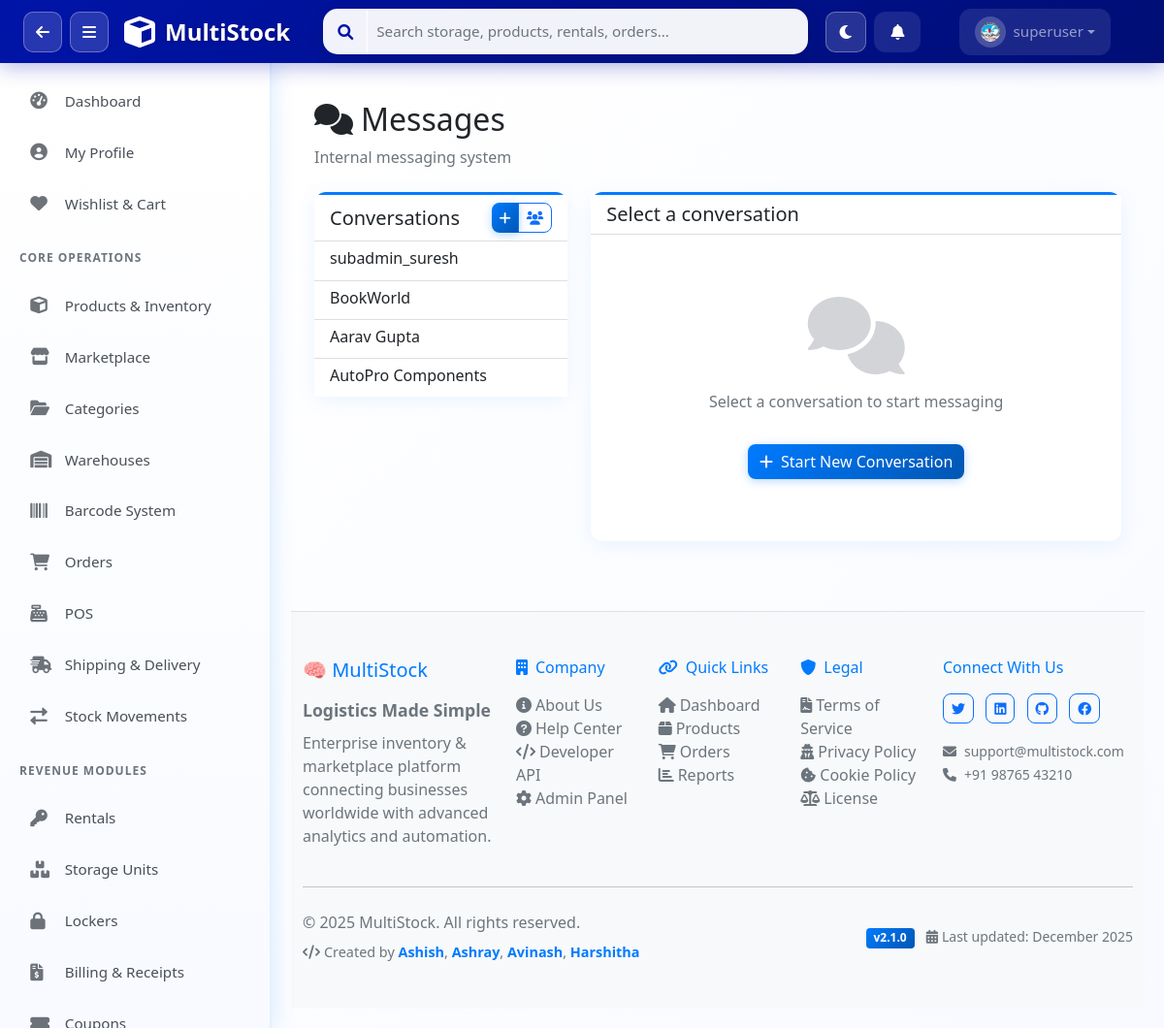
Page /messages/ (signed in) on the committed database.
### apps/users/models.py (models this page shows, shortened)
class UserProfile(models.Model):
    ROLE_CHOICES = [
        ('superadmin', 'SuperAdmin'),
        ('admin', 'Admin'),
        ('manager', 'Manager'),
        ('staff', 'Staff'),
        ('customer', 'Customer'),
    ]
    user = models.OneToOneField(User, on_delete=models.CASCADE, related_name='profile')
    role = models.CharField(max_length=20, choices=ROLE_CHOICES, default='staff')
    phone = models.CharField(max_length=20, blank=True)
    department = models.CharField(max_length=100, blank=True)
    employee_id = models.CharField(max_length=50, blank=True, unique=True, null=True)
    avatar = models.ImageField(upload_to='avatars/', blank=True, null=True)
    avatar_url = models.CharField(max_length=500, blank=True, null=True)
    bio = models.TextField(blank=True)
    is_active = models.BooleanField(default=True)
    last_login_ip = models.GenericIPAddressField(blank=True, null=True)
    created_at = models.DateTimeField(auto_now_add=True)
    updated_at = models.DateTimeField(auto_now=True)
    class Meta:
        app_label = 'users'
        verbose_name = 'User Profile'
        verbose_name_plural = 'User Profiles'

### apps/messaging/models.py (models this page shows, shortened)
class Conversation(models.Model):
    VISIBILITY_CHOICES = [
        ('public', 'Public'),
        ('private', 'Private'),
        ('hidden', 'Hidden'),
    ]
    name = models.CharField(max_length=100)
    created_by = models.ForeignKey(User, on_delete=models.CASCADE, related_name='created_conversations')
    members = models.ManyToManyField(User, related_name='conversations')
    admins = models.ManyToManyField(User, related_name='admin_conversations', blank=True)
    is_group = models.BooleanField(default=False)
    visibility = models.CharField(max_length=10, choices=VISIBILITY_CHOICES, default='public')
    avatar = models.ImageField(upload_to='conversation_avatars/', blank=True, null=True)
    description = models.TextField(blank=True)
    pinned_by = models.ManyToManyField(User, related_name='pinned_conversations', blank=True)
    muted_by = models.ManyToManyField(User, related_name='muted_conversations', blank=True)
    archived_by = models.ManyToManyField(User, related_name='archived_conversations', blank=True)
    created_at = models.DateTimeField(auto_now_add=True)
    updated_at = models.DateTimeField(auto_now=True)
    class Meta:
        ordering = ['-updated_at']
    def get_other_user(self, current_user):
        if not self.is_group:
            return self.members.exclude(id=current_user.id).first()
        return None

### apps/messaging/views.py (the view)
# urls.py: path('', views.messaging_home, name='home'),
@require_permission('messaging', 'view')
def messaging_home(request):
    try:
        UserStatus.objects.get_or_create(user=request.user, defaults={'is_online': True})
    except:
        pass
    conversations = request.user.conversations.select_related('created_by').prefetch_related(
        'members'
    ).annotate(
        last_msg_time=Max('messages__timestamp')
    ).order_by('-last_msg_time')
    conv_list = []
    for conv in conversations:
        unread = Message.objects.filter(
            conversation=conv
        ).exclude(sender=request.user).exclude(read_by=request.user).exclude(deleted_for=request.user).count()
        last_msg = Message.objects.filter(conversation=conv).order_by('-timestamp').first()
        other_user = conv.get_other_user(request.user) if not conv.is_group else None
        conv_list.append({
            'conversation': conv,
            'unread': unread,
            'last_message': last_msg,
            'other_user': other_user,
            'is_pinned': conv.pinned_by.filter(id=request.user.id).exists()
        })
    conv_list.sort(key=lambda x: (not x['is_pinned'], -(x['conversation'].updated_at.timestamp() if x['conversation'].updated_at else 0)))
    return render(request, 'messaging/home.html', {'conversations': conv_list})

### apps/permissions/context_processors.py (called while the page is built)
def user_permissions(request):
    if not request.user.is_authenticated:
        return {'user_role': 'guest', 'permissions': {}}
    user_role = get_user_role(request.user)
    permissions = PERMISSION_MATRIX.get(user_role, {})
    return {
        'user_role': user_role,
        'permissions': permissions,
    }

### templates/messaging/home.html (shortened to what this page needs)
{% extends 'base.html' %}
{% load static %}
{% block content %}
<div class="container-fluid p-4">
    <div class="mb-4">
        <h2><i class="fas fa-comments me-2"></i>Messages</h2>
        <p class="text-muted">Internal messaging system</p>
    </div>
    <div class="row g-4">
        <div class="col-md-4">
            <div class="card">
                <div class="card-header bg-white d-flex justify-content-between align-items-center">
                    <h5 class="mb-0">Conversations</h5>
                    <div class="btn-group">
                        <button class="btn btn-sm btn-primary" onclick="document.getElementById('newChatModal').style.display='block'" title="New Chat">
                            <i class="fas fa-plus"></i>
                        </button>
                        <a href="{% url 'messaging:create_group' %}" class="btn btn-sm btn-outline-primary" title="Create Group">
                            <i class="fas fa-users"></i>
                        </a>
                    </div>
                </div>
                <div class="card-body p-0">
                    <div class="list-group list-group-flush">
                        {% for conv_data in conversations %}
                        <a href="{% url 'messaging:chat' conv_data.conversation.id %}" class="list-group-item list-group-item-action {% if conv_data.is_pinned %}border-start border-primary border-3{% endif %}">
                            <div class="d-flex w-100 justify-content-between align-items-start">
                                <div class="flex-grow-1">
                                    <div class="d-flex align-items-center">
                                        <h6 class="mb-1">
                                            {% if conv_data.conversation.is_group %}
                                                <i class="fas fa-users me-1"></i>{{ conv_data.conversation.name }}
                                            {% else %}
                                                {{ conv_data.other_user.get_full_name|default:conv_data.other_user.username }}
                                            {% endif %}
                                        </h6>
                                    </div>
                                </div>
                            </div>
                        </a>
                        {% endfor %}
                    </div>
                </div>
            </div>
        </div>
        <div class="col-md-8">
            <div class="card">
                <div class="card-header bg-white">
                    <h5 class="mb-0">Select a conversation</h5>
                </div>
                <div class="card-body">
                    <div class="text-center text-muted py-5">
                        <i class="fas fa-comments" style="font-size: 5rem; opacity: 0.3;"></i>
                        <p class="mt-3">Select a conversation to start messaging</p>
                        <button class="btn btn-primary mt-3" onclick="document.getElementById('newChatModal').style.display='block'">
                            <i class="fas fa-plus me-2"></i>Start New Conversation
                        </button>
                    </div>
                </div>
            </div>
        </div>
    </div>
</div>
{% endblock %}

### templates/components/navbar_actions.html (shortened to what this page needs)
<div class="navbar-nav d-flex align-items-center">
    <button class="btn btn-link text-white me-2 px-3 py-2 position-relative"
        style="border-radius: 12px; background: rgba(255,255,255,0.1); transition: all 0.3s ease;" title="Notifications"
        onclick="toggleNotifications()" id="notificationBtn">
        <i class="fas fa-bell" id="notificationIcon"></i>
    </button>
    <div class="nav-item dropdown">
        <a class="nav-link dropdown-toggle d-flex align-items-center" href="#" role="button" data-bs-toggle="dropdown"
            style="background: rgba(255,255,255,0.1); border-radius: 12px; padding: 8px 16px; transition: all 0.3s ease;">
            <div class="me-2"
                style="background: rgba(255,255,255,0.2); padding: 6px; border-radius: 50%; width: 32px; height: 32px; display: flex; align-items: center; justify-content: center;">
                {% with avatar_url=user.customer_profile.avatar_url|default:user.profile.avatar_url|default:'' %}
                    {% if avatar_url %}
                    <img src="{{ avatar_url }}" id="navbarUserPhoto" onerror="this.style.display='none';this.nextElementSibling.style.display='flex';"
                    style="width: 20px; height: 20px; border-radius: 50%; object-fit: cover;">
                    {% else %}
                    <i class="fas fa-user" style="font-size: 0.9rem;" id="navbarUserIcon"></i>
                    {% endif %}
                {% endwith %}
            </div>
            <span style="font-weight: 500;">{{ user.username }}</span>
        </a>
    </div>
</div>

### static/css/multistock.css (style rules this page uses)
.card { box-shadow: 0 0.125rem 0.25rem rgba(0, 0, 0, 0.075); }
.card { border: none; box-shadow: 0 4px 20px rgba(0, 123, 255, 0.08); background: white; border-radius: 12px; border-top: 3px solid #007bff; transition: all 0.3s ease; }
.btn-primary { background: linear-gradient(135deg, #007bff 0%, #0056b3 100%); border: none; border-radius: 8px; box-shadow: 0 2px 10px rgba(0, 123, 255, 0.3); transition: all 0.3s ease; }
body { background: linear-gradient(135deg, #ffffff 0%, #f8faff 100%); }

### static/css/sidebar.css (style rules this page uses)
.nav-item, .nav-header { display: flex; align-items: center; padding: 0.85rem 1.2rem; color: #495057; text-decoration: none; transition: all 0.3s ease; cursor: pointer; border-radius: 10px; margin: 3px 12px; font-weight: 500; font-size: 0.95rem; }
body { display: flex; flex-direction: column; min-height: 100vh; }

### templates/base.html (style rules this page uses)
.btn { border-radius: 8px; font-weight: 500; }

### rows in the picture
UserProfile: avatar_url (picture)
Conversation: other_user.get_full_name "subadmin_suresh"
Conversation: other_user.get_full_name "BookWorld"
Conversation: other_user.get_full_name "Aarav Gupta"
Conversation: other_user.get_full_name "AutoPro Components"

### other values in the picture
{{ user.username }} "superuser"
